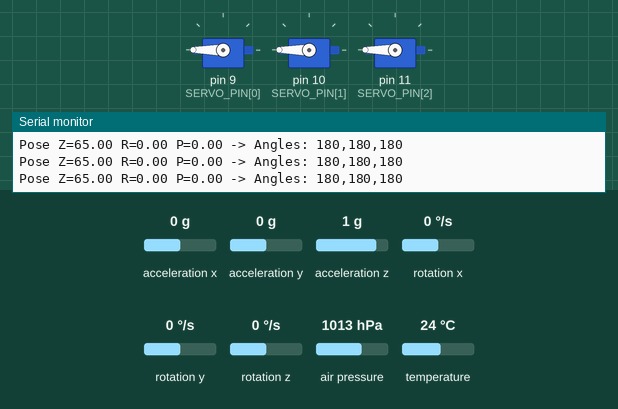
The sketch below on a simulated Arduino Uno, built for the host (arithmetic inside an expression is 32-bit, double 64-bit). Parts: 3 × servo, the last lines printed to the serial monitor. The test bench sets the inputs (shaded band); at power-on: acceleration x 0 g, acceleration y 0 g, acceleration z 1 g, rotation x 0 °/s, rotation y 0 °/s, rotation z 0 °/s, air pressure 1013 hPa, temperature 24 °C.

Above: at 2.7 s.
2.8 s: acceleration x set to 0.8 g
At 3.5 s:
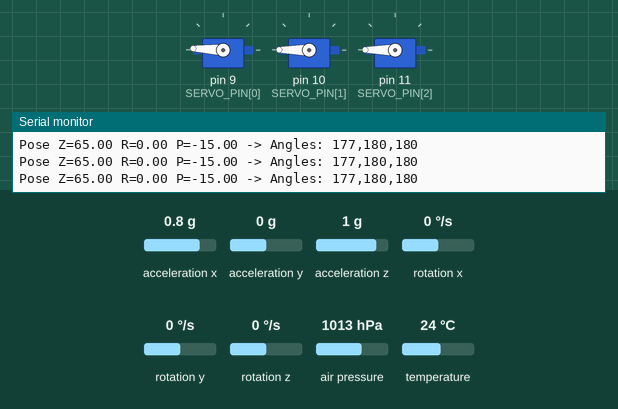
4.3 s: acceleration y set to 1.1 g
At 5.5 s:
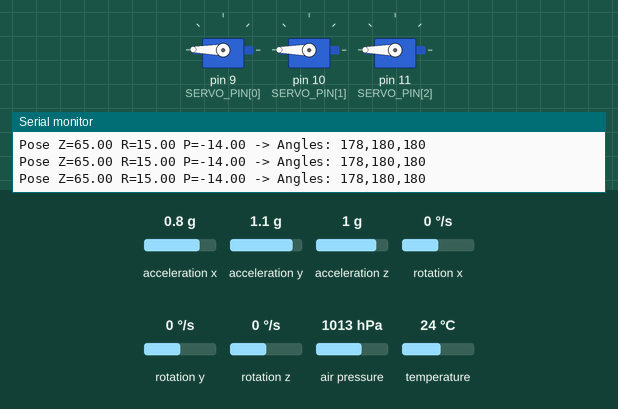
5.8 s: acceleration x set to -1.4 g
At 6.8 s:
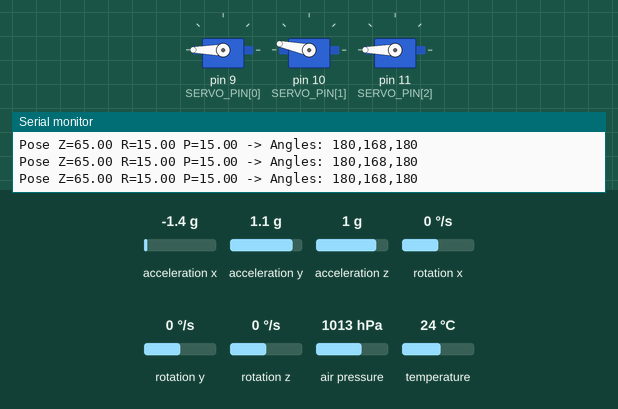
7.3 s: acceleration y set to -1.4 g
At 7.8 s:
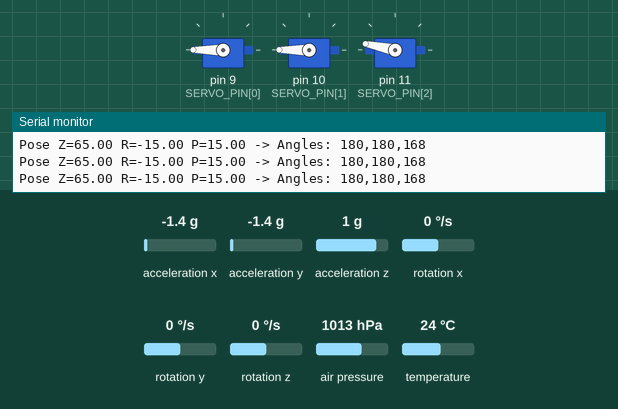
8.8 s: acceleration x set to 0 g
At 10.0 s:
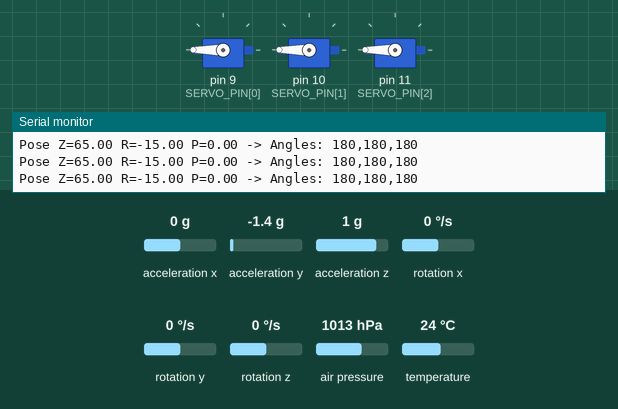
10.3 s: acceleration x set to 1.4 g
At 11.6 s:
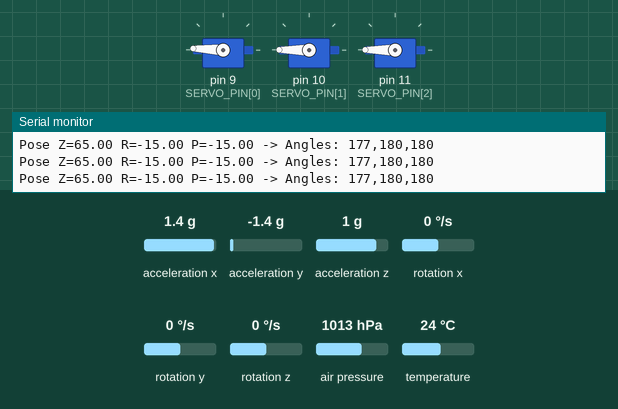
Timing chart, 0 to 12.8 s (numbered marks = the images above; inputs shaded):
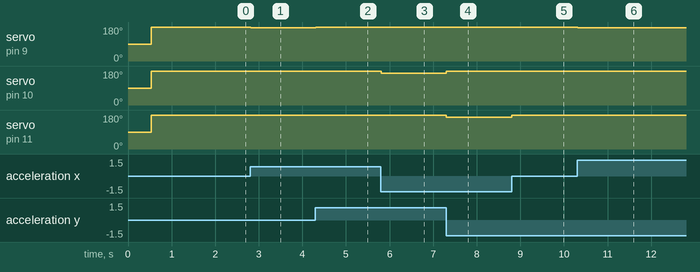

The sketch:

STEWART_USING_BAROMETER.ino
```cpp
/*
  MPU-6050 & MS5611 Controlled 3-DOF Stewart Platform
  with DYNAMIC HEAVE (HEIGHT) CONTROL via BAROMETER

  This code uses an MPU-6050 for Roll/Pitch and an
  MS5611 Barometer/Altimeter for Heave (Raise/Lower).

  THIS VERSION USES THE "MS5611 by Rob Tillaart" LIBRARY.

  WARNING: This method is EXPERIMENTAL. It will be "jittery"
  as the sensor reacts to all air pressure changes. The
  filter in the code helps smooth this.

  PINOUT:
  - Servo 1: Pin 9
  - Servo 2: Pin 10
  - Servo 3: Pin 11
  - MPU SCL: Pin A5
  - MPU SDA: Pin A4
  - MS5611 SCL: Pin A5 (Shared)
  - MS5611 SDA: Pin A4 (Shared)
*/

// --- Libraries ---
#include <Servo.h>
#include <math.h>
#include <Wire.h>
#include <Adafruit_MPU6050.h>
#include <Adafruit_Sensor.h>
#include <MS5611.h> // Using the Rob Tillaart MS5611 Library

// --- Objects ---
Servo servos[3];
Adafruit_MPU6050 mpu;
MS5611 ms5611(0x77); // Create barometer object (0x77 is default I2C address)

// --- Pin configuration ----
const int SERVO_PIN[3] = {9, 10, 11};

// --- IK Geometry (CRITICAL: Match your real build!) ---
const float Rb = 80.0;
const float Rp = 60.0;
const float la = 40.0;
const float lr = 100.0;
const float baseZ = 0.0;

// Offsets and direction (for calibration)
const float servoOffset[3] = {0.0, 0.0, 0.0};
const int servoDir[3] = {1, 1, 1};
const float SERVO_MIN = 0.0;
const float SERVO_MAX = 180.0;

// 3D vector struct
struct Vec3 { float x, y, z; };
Vec3 baseAnchor[3];
Vec3 platformLocal[3];

// --- Control Logic Variables ---
const float Z_RAISED = 95.0;
const float Z_LOWERED = 65.0;
const float Z_FLAT = 80.0;

const float MAX_PLATFORM_TILT = 15.0;
const float MPU_MAP_RANGE = 30.0; // 2:1 ratio (configurable)

// --- Barometer (Heave) Control Variables ---
float baseAltitude = 0.0; // Stores the calibrated "0" height (in meters)
float filteredZ_Meters = 0.0; // The smoothed altitude reading
// Map a +/- 15cm hand motion to the full platform height range
const float HEAVE_MAP_RANGE_METERS = 0.15;
// Smoothing factor (0.0 = no smoothing, 1.0 = no change)
// A higher value = more smoothing but more "lag"
const float Z_FILTER_ALPHA = 0.75;


// --- Utility (from previous code) ---
float toRad(float d){ return d * M_PI / 180.0; }
float toDeg(float r){ return r * 180.0 / M_PI; }


// ==========================================================
//                     SETUP FUNCTION
// ==========================================================
void setup() {
  Serial.begin(115200);
  Serial.println("Stewart Platform MPU + Barometer Controller Initializing...");
  Serial.println("Using Rob Tillaart MS5611 Library.");

  // 1. Initialize MPU-6050
  if (!mpu.begin()) {
    Serial.println("Failed to find MPU6050 chip");
    while (1) { delay(10); } // Freeze
  }
  Serial.println("MPU6050 Found!");

  mpu.setAccelerometerRange(MPU6050_RANGE_8_G);
  mpu.setGyroRange(MPU6050_RANGE_500_DEG);
  mpu.setFilterBandwidth(MPU6050_BAND_21_HZ);

  // 2. Initialize MS5611 (Barometer)
  ms5611.begin(); // Initialize the sensor
  if (!ms5611.isConnected()) {
    Serial.println("Failed to find MS5611 chip");
    while (1) { delay(10); } // Freeze
  }
  Serial.println("MS5611 Barometer Found!");

  // 3. CALIBRATE BAROMETER
  // We must find the "0" altitude to use as our reference.
  Serial.println("Calibrating Barometer... Do not move sensor.");
  float alt_sum = 0;
  for (int i=0; i<100; i++) {
    ms5611.read(); // Read new pressure/temp data
    alt_sum += ms5611.getAltitude(); // Calculate altitude
    delay(5);
  }
  baseAltitude = alt_sum / 100.0;
  Serial.print("Base altitude set to: "); Serial.println(baseAltitude);


  // 4. Initialize Servos
  setupAnchors();
  for (int i=0;i<3;i++) {
    servos[i].attach(SERVO_PIN[i]);
  }

  Serial.println("System Ready. Moving to start position.");
  setPose(0, 0, Z_FLAT, 0, 0, 0); // Start at neutral roll/pitch and flat height
  delay(1000);
}

// ==========================================================
//                      MAIN LOOP
// ==========================================================
void loop() {

  // 1. Read ALL inputs
  sensors_event_t a, g, temp;
  mpu.getEvent(&a, &g, &temp);

  // --- Read Roll/Pitch Input (MPU) ---
  float roll_rad = atan2(a.acceleration.y, a.acceleration.z);
  float pitch_rad = atan2(-a.acceleration.x, sqrt(a.acceleration.y * a.acceleration.y + a.acceleration.z * a.acceleration.z));
  float mpu_roll = roll_rad * 180.0 / M_PI;
  float mpu_pitch = pitch_rad * 180.0 / M_PI;

  // --- Calculate Heave/Height from Barometer (Altitude) ---
  ms5611.read(); // Read new pressure/temp data
  float currentAltitude = ms5611.getAltitude(); // Read height in meters
  // Find the height relative to our starting point
  float relativeHeight = currentAltitude - baseAltitude;

  // Apply a low-pass filter to smooth out jitter
  // (NewValue * 0.25) + (OldValue * 0.75)
  filteredZ_Meters = ((1.0 - Z_FILTER_ALPHA) * relativeHeight) + (Z_FILTER_ALPHA * filteredZ_Meters);

  // Map the relative (and filtered) height to the platform's Z-Height
  float targetZ = map(filteredZ_Meters,
                        -HEAVE_MAP_RANGE_METERS, HEAVE_MAP_RANGE_METERS,
                        Z_LOWERED, Z_RAISED);
  targetZ = constrain(targetZ, Z_LOWERED, Z_RAISED);


  // 2. Define a "deadzone" for when the controller is stationary (Roll/Pitch)
  const float DEADZONE_DEGREES = 3.0;
  float targetRoll = 0;
  float targetPitch = 0;

  if (abs(mpu_roll) < DEADZONE_DEGREES && abs(mpu_pitch) < DEADZONE_DEGREES) {
    // ---- CONTROLLER IS STATIONARY (in tilt) ----
    targetRoll = 0;
    targetPitch = 0;
    // targetZ is already set from the Barometer calculation

  } else {
    // ---- CONTROLLER IS MOVING ----

    // 3. Map and Constrain the angles for the platform
    targetRoll = map(mpu_roll,
                           -MPU_MAP_RANGE, MPU_MAP_RANGE,
                           -MAX_PLATFORM_TILT, MAX_PLATFORM_TILT);

    targetPitch = map(mpu_pitch,
                            -MPU_MAP_RANGE, MPU_MAP_RANGE,
                            -MAX_PLATFORM_TILT, MAX_PLATFORM_TILT);

    // Constrain to prevent impossible angles
    targetRoll = constrain(targetRoll, -MAX_PLATFORM_TILT, MAX_PLATFORM_TILT);
    targetPitch = constrain(targetPitch, -MAX_PLATFORM_TILT, MAX_PLATFORM_TILT);

    // targetZ is already set from the Barometer calculation
  }

  // 4. Send the final pose to the IK solver
  // We use 0 for tx, ty, and yaw, as we only control z, roll, and pitch
  setPose(0, 0, targetZ, targetRoll, targetPitch, 0);

  // Optional: Print to Serial Monitor for debugging
  // Serial.print("Roll: "); Serial.print(targetRoll);
  // Serial.print("\t Pitch: "); Serial.print(targetPitch);
  // Serial.print("\t Height (m): "); Serial.print(filteredZ_Meters);
  // Serial.print("\t TargetZ: "); Serial.println(targetZ);

  // Delay to keep a steady update rate
  delay(10); // 10ms delay for a ~100Hz loop
}


// ==========================================================
//            INVERSE KINEMATICS FUNCTIONS
// ==========================================================

// Pre-compute anchor coordinates
void setupAnchors() {
  for (int i = 0; i < 3; i++) {
    float ang = toRad(i * 120.0);      // base @ 0°,120°,240°
    baseAnchor[i] = { Rb*cos(ang), Rb*sin(ang), baseZ };
    platformLocal[i] = { Rp*cos(ang), Rp*sin(ang), 0.0 };
  }
}

// Apply roll-pitch-yaw rotation
void rotateRPY(const Vec3 &in, Vec3 &out, float roll, float pitch, float yaw) {
  float cr = cos(roll), sr = sin(roll);
  float cp = cos(pitch), sp = sin(pitch);
  float cy = cos(yaw), sy = sin(yaw); // Note: 'copy' was a typo here, fixed to 'yaw'
  out.x = cy*cp*in.x + (cy*sp*sr - sy*cr)*in.y + (cy*sp*cr + sy*sr)*in.z;
  out.y = sy*cp*in.x + (sy*sp*sr + cy*cr)*in.y + (sy*sp*cr - cy*sr)*in.z;
  out.z = -sp*in.x   + cp*sr*in.y                 + cp*cr*in.z;
}

// Compute one servo angle
bool computeAngle(int i, float tx, float ty, float tz,
                  float roll, float pitch, float yaw, float &angleOut) {
  Vec3 pl = platformLocal[i], pr;
  rotateRPY(pl, pr, toRad(roll), toRad(pitch), toRad(yaw));
  Vec3 pw = { pr.x + tx, pr.y + ty, pr.z + tz };

  float dx = pw.x - baseAnchor[i].x;
  float dy = pw.y - baseAnchor[i].y;
  float dz = pw.z - baseAnchor[i].z;

  float h = sqrt(dx*dx + dy*dy);
  float d = sqrt(dx*dx + dy*dy + dz*dz);
  if (d < 1e-6) return false;

  float cosb = (la*la + d*d - lr*lr) / (2.0 * la * d);
  cosb = constrain(cosb, -1.0, 1.0);
  float beta = acos(cosb);
  float phi  = atan2(dz, h);
  float theta = phi + beta;
  float deg = toDeg(theta);
  deg = servoDir[i]*deg + servoOffset[i];
  deg = constrain(deg, SERVO_MIN, SERVO_MAX);
  angleOut = deg;
  return true;
}

// Command all three servos for a pose
bool setPose(float tx, float ty, float tz, float roll, float pitch, float yaw) {
  float a[3];
  for (int i=0;i<3;i++){
    if(!computeAngle(i,tx,ty,tz,roll,pitch,yaw,a[i])) return false;
    servos[i].write((int)round(a[i]));
  }

  // Print the final output to Serial Monitor for debugging
  Serial.print("Pose Z="); Serial.print(tz);
  Serial.print(" R="); Serial.print(roll);
  Serial.print(" P="); Serial.print(pitch);
  Serial.print(" -> Angles: ");
  for(int i=0;i<3;i++){ Serial.print((int)a[i]); if(i<2) Serial.print(","); }
  Serial.println();

  return true;
}
```

Measured:
- after the input at 2.8 s, servo on pin 9 (SERVO_PIN[0]): 180° → 177° at once
- after the input at 4.3 s, servo on pin 9 (SERVO_PIN[0]): 177° → 179° at once
- after the input at 5.8 s, servo on pin 9 (SERVO_PIN[0]): 179° → 180° at once; servo on pin 10 (SERVO_PIN[1]): 180° → 168° at once
- after the input at 7.3 s, servo on pin 10 (SERVO_PIN[1]): 168° → 180° at once; servo on pin 11 (SERVO_PIN[2]): 180° → 168° at once
- after the input at 8.8 s, servo on pin 11 (SERVO_PIN[2]): 168° → 180° at once
- after the input at 10.3 s, servo on pin 9 (SERVO_PIN[0]): 180° → 177° at once
